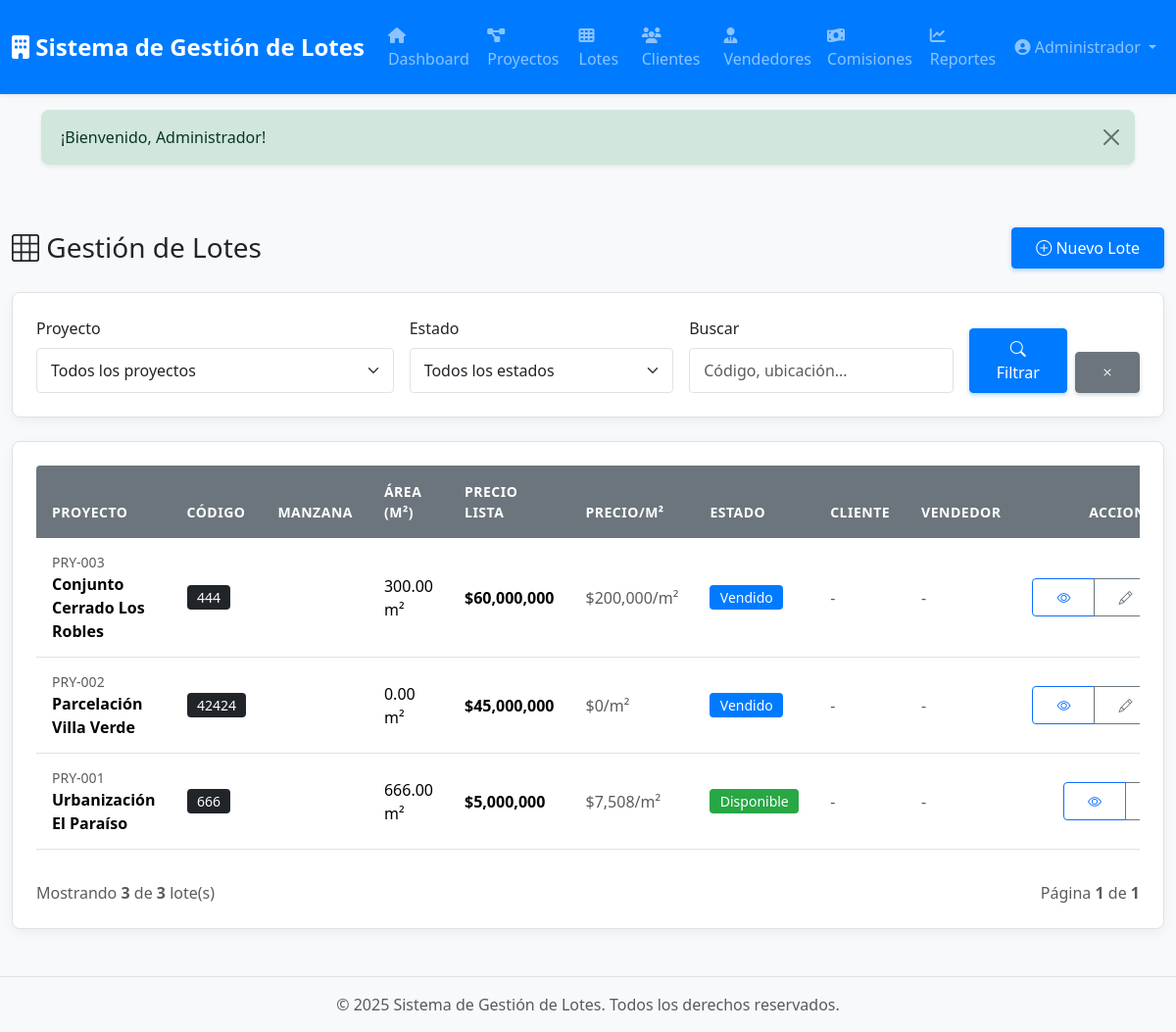
/lotes (signed in), run on the app's committed database.
### tables this page shows
CREATE TABLE `lotes` (
  `id` int(10) UNSIGNED NOT NULL,
  `proyecto_id` int(10) UNSIGNED NOT NULL,
  `codigo_lote` varchar(20) NOT NULL COMMENT 'Código del lote dentro del proyecto',
  `manzana` varchar(10) DEFAULT NULL COMMENT 'Manzana o sector',
  `ubicacion` varchar(255) DEFAULT NULL,
  `area_m2` decimal(10,2) NOT NULL COMMENT 'Área en metros cuadrados',
  `precio_lista` decimal(15,2) NOT NULL COMMENT 'Precio de lista del lote',
  `precio_venta` decimal(15,2) DEFAULT NULL COMMENT 'Precio real de venta (si difiere)',
  `cuota_inicial` decimal(15,2) DEFAULT NULL,
  `monto_financiado` decimal(15,2) DEFAULT NULL,
  `tasa_interes` decimal(5,2) DEFAULT NULL,
  `numero_cuotas` int(11) DEFAULT NULL,
  `fecha_inicio_amortizacion` date DEFAULT NULL,
  `estado` enum('disponible','reservado','vendido','bloqueado') NOT NULL DEFAULT 'disponible',
  `cliente_id` int(10) UNSIGNED DEFAULT NULL COMMENT 'Cliente dueño (si está vendido)',
  `vendedor_id` int(10) UNSIGNED DEFAULT NULL,
  `fecha_venta` date DEFAULT NULL,
  `observaciones` text DEFAULT NULL,
  `descripcion` text DEFAULT NULL,
  `created_at` timestamp NULL DEFAULT current_timestamp(),
  `updated_at` timestamp NULL DEFAULT current_timestamp() ON UPDATE current_timestamp()
);

CREATE TABLE `proyectos` (
  `id` int(10) UNSIGNED NOT NULL,
  `codigo` varchar(20) NOT NULL COMMENT 'Código único del proyecto',
  `nombre` varchar(150) NOT NULL,
  `ubicacion` varchar(255) DEFAULT NULL,
  `descripcion` text DEFAULT NULL,
  `estado` enum('activo','completado','pausado','cancelado') DEFAULT 'activo',
  `fecha_inicio` date DEFAULT NULL,
  `fecha_finalizacion` date DEFAULT NULL,
  `total_lotes` int(10) UNSIGNED DEFAULT 0 COMMENT 'Total de lotes en el proyecto',
  `observaciones` text DEFAULT NULL,
  `created_at` timestamp NULL DEFAULT current_timestamp(),
  `updated_at` timestamp NULL DEFAULT current_timestamp() ON UPDATE current_timestamp()
);

### app/Views/lotes/index.php (the view, shortened to what the rows shown need)
<div class="container-fluid py-4">
    <div class="d-flex justify-content-between align-items-center mb-4">
        <h1 class="h3 mb-0">
            <i class="bi bi-grid-3x3"></i> Gestión de Lotes
        </h1>
        <a href="/lotes/create" class="btn btn-primary">
            <i class="bi bi-plus-circle"></i> Nuevo Lote
        </a>
    </div>
    <div class="card mb-4">
        <div class="card-body">
            <form method="GET" action="/lotes" class="row g-3">
                <div class="col-md-4">
                    <label for="proyecto_id" class="form-label">Proyecto</label>
                    <select name="proyecto_id" id="proyecto_id" class="form-select">
                        <option value="">Todos los proyectos</option>
                    </select>
                </div>
                <div class="col-md-3">
                    <label for="estado" class="form-label">Estado</label>
                    <select name="estado" id="estado" class="form-select">
                        <option value="">Todos los estados</option>
                    </select>
                </div>
                <div class="col-md-3">
                    <label for="busqueda" class="form-label">Buscar</label>
                    <input type="text" name="busqueda" id="busqueda" class="form-control"
                           placeholder="Código, ubicación..."
                           value="<?= isset($filtros['busqueda']) ? htmlspecialchars($filtros['busqueda']) : '' ?>">
                </div>
                <div class="col-md-2 d-flex align-items-end">
                    <button type="submit" class="btn btn-primary w-100 me-2">
                        <i class="bi bi-search"></i> Filtrar
                    </button>
                    <a href="/lotes" class="btn btn-secondary">
                        <i class="bi bi-x"></i>
                    </a>
                </div>
            </form>
        </div>
    </div>
    <div class="card">
        <div class="card-body">
            <?php if (empty($lotes['data'])): ?>
                <div class="alert alert-info">
                    <i class="bi bi-info-circle"></i> No se encontraron lotes con los filtros seleccionados.
                </div>
            <?php else: ?>
                <div class="table-responsive">
                    <table class="table table-hover align-middle">
                        <thead class="table-light">
                            <tr>
                                <th>Proyecto</th>
                                <th>Código</th>
                                <th>Manzana</th>
                                <th>Área (m²)</th>
                                <th>Precio Lista</th>
                                <th>Precio/m²</th>
                                <th>Estado</th>
                                <th>Cliente</th>
                                <th>Vendedor</th>
                                <th class="text-center">Acciones</th>
                            </tr>
                        </thead>
                        <tbody>
                            <?php foreach ($lotes['data'] as $lote): ?>
                                <tr>
                                    <td>
                                        <small class="text-muted d-block"><?= htmlspecialchars($lote['proyecto_codigo']) ?></small>
                                        <strong><?= htmlspecialchars($lote['proyecto_nombre']) ?></strong>
                                    </td>
                                    <td><span class="badge bg-dark"><?= htmlspecialchars($lote['codigo_lote']) ?></span></td>
                                    <td><?= htmlspecialchars($lote['manzana']) ?></td>
                                    <td><?= number_format($lote['area_m2'], 2) ?> m²</td>
                                    <td><strong>$<?= number_format($lote['precio_lista'], 0) ?></strong></td>
                                    <td class="text-muted">$<?= number_format($lote['precio_m2'], 0) ?>/m²</td>
                                    <td>
                                        <span class="badge <?= $lote['badgeClass'] ?>">
                                            <?= ucfirst($lote['estado']) ?>
                                        </span>
                                    </td>
                                    <td>
                                        <?php if (!empty($lote['cliente_nombre'])): ?>
                                            <i class="bi bi-person-fill text-primary"></i>
                                            <?= htmlspecialchars($lote['cliente_nombre']) ?>
                                        <?php else: ?>
                                            <span class="text-muted">-</span>
                                        <?php endif; ?>
                                    </td>
                                    <td>
                                        <?php if (!empty($lote['vendedor_nombre'])): ?>
                                            <i class="bi bi-briefcase-fill text-success"></i>
                                            <?= htmlspecialchars($lote['vendedor_nombre']) ?>
                                        <?php else: ?>
                                            <span class="text-muted">-</span>
                                        <?php endif; ?>
                                    </td>
                                    <td class="text-center">
                                        <div class="btn-group btn-group-sm" role="group">
                                            <a href="/lotes/show/<?= $lote['id'] ?>"
                                               class="btn btn-outline-primary"
                                               data-bs-toggle="tooltip"
                                               title="Ver detalle">
                                                <i class="bi bi-eye"></i>
                                            </a>
                                            <?php if (can('editar_lotes')): ?>
                                            <a href="/lotes/edit/<?= $lote['id'] ?>"
                                               class="btn btn-outline-secondary"
                                               data-bs-toggle="tooltip"
                                               title="Editar">
                                                <i class="bi bi-pencil"></i>
                                            </a>
                                            <?php endif; ?>
                                        </div>
                                    </td>
                                </tr>
                            <?php endforeach; ?>
                        </tbody>
                    </table>
                </div>
                <div class="mt-3 d-flex justify-content-between align-items-center">
                    <p class="text-muted mb-0">
                        Mostrando <strong><?= count($lotes['data']) ?></strong> de <strong><?= number_format($lotes['total']) ?></strong> lote(s)
                    </p>
                    <p class="text-muted mb-0">
                        Página <strong><?= $lotes['current_page'] ?></strong> de <strong><?= $lotes['last_page'] ?></strong>
                    </p>
                </div>
            <?php endif; ?>
        </div>
    </div>
</div>

### core/Router.php (shortened to what the rows shown need)
<?php
class Router
{
    private $routes = [];
    public function __construct($baseUrl = '')
    {
        $this->baseUrl = rtrim($baseUrl, '/');
    }
    private function addRoute($method, $uri, $handler)
    {
        $uri = '/' . trim($uri, '/');
        $this->routes[] = [
            'method' => $method,
            'uri' => $uri,
            'handler' => $handler,
            'pattern' => $this->convertUriToPattern($uri)
        ];
    }
    private function convertUriToPattern($uri)
    {
        $pattern = preg_replace('/\{([a-z_]+)\}/', '([^/]+)', $uri);
        return '#^' . $pattern . '$#';
    }
    public function dispatch()
    {
        $requestMethod = $_SERVER['REQUEST_METHOD'];
        $requestUri = $this->getRequestUri();
        foreach ($this->routes as $route) {
            if ($route['method'] !== $requestMethod) {
                continue;
            }
            if (preg_match($route['pattern'], $requestUri, $matches)) {
                array_shift($matches);
                return $this->callHandler($route['handler'], $matches);
            }
        }
    }
    private function getRequestUri()
    {
        $uri = parse_url($_SERVER['REQUEST_URI'], PHP_URL_PATH);
        return '/' . trim($uri, '/');
    }
    private function callHandler($handler, $params = [])
    {
        if (is_string($handler) && strpos($handler, '@') !== false) {
            list($controller, $method) = explode('@', $handler);
            $controllerInstance = new $controllerClass();
            return call_user_func_array([$controllerInstance, $method], $params);
        }
        throw new Exception("Invalid route handler");
    }
}

### data on the page
lotes: proyecto.codigo "PRY-003", proyecto.nombre "Conjunto Cerrado Los Robles", codigo_lote "444", area_m2 "300.00", precio_lista "60,000,000", precio_m2 "200,000", estado "Vendido"
lotes: proyecto.codigo "PRY-002", proyecto.nombre "Parcelación Villa Verde", codigo_lote "42424", area_m2 "0.00", precio_lista "45,000,000", precio_m2 "0", estado "Vendido"
lotes: proyecto.codigo "PRY-001", proyecto.nombre "Urbanización El Paraíso", codigo_lote "666", area_m2 "666.00", precio_lista "5,000,000", precio_m2 "7,508", estado "Disponible"
proyectos: id "3", total_lotes "1"
